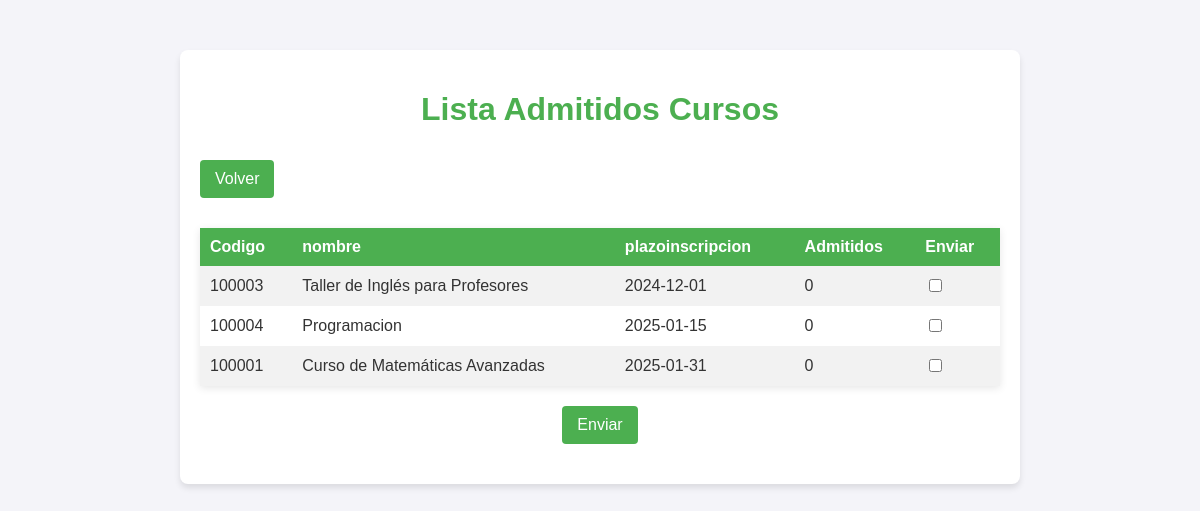
Page /verListadoAdmitidos.php on the committed database.
### tables this page shows
CREATE TABLE `cursos` (
  `codigo` int NOT NULL,
  `nombre` varchar(50) DEFAULT NULL,
  `abierto` tinyint(1) DEFAULT '0',
  `numeroplazas` int DEFAULT NULL,
  `plazoinscripcion` date DEFAULT NULL
);

### verListadoAdmitidos.php (the view, shortened to what this page needs)
<?php
include 'scriptsEnlaces/conexion.php';
try {
    $boton = $_POST['boton'];
    if ($boton != "Enviar") {
        $stmt = $enlace->prepare("select distinct cursos.codigo, cursos.nombre, cursos.plazoinscripcion, solicitudes.admitido from cursos inner join solicitudes on
            cursos.codigo=solicitudes.codigocurso where cursos.plazoinscripcion < Current_Date and solicitudes.admitido = 0");
        $stmt->execute();
        echo "<!DOCTYPE html>";
        echo "<html lang='es'>";
        echo "<head>";
        echo "<link rel='stylesheet' href='css/estilo.css'>";
        echo "</head>";
        echo "<body>";
        echo "<div class='container'>";
        echo "<h1>Lista Admitidos Cursos</h1>";
        echo "<button><a href='index.php'>Volver</a></button>";
        echo "<form action='?' method='post'>";
        echo "<table>";
        echo "<tr><th>Codigo</th><th>nombre</th><th>plazoinscripcion</th><th>Admitidos</th><th>Enviar</th></tr>";
        while ($fila = $stmt->fetch(PDO::FETCH_NUM)) {
            echo "<tr>";
            foreach ($fila as $datos) {
                echo "<td>$datos</td>";
            }
            echo "<td><input type='checkbox' name='cursos[]' value=$fila[0]></td>";
            echo "</tr>";
        }
        echo "</table>";
        echo "<input type='submit' name='boton' value='Enviar'>";
        echo "</form>";
        echo "</div>";
        echo "</body>";
        echo "</html>";
    }
} catch (PDOException $e) {
    echo "Error: " . $e->getMessage();
}

### css/estilo.css (style rules this page uses)
body { font-family: Arial, sans-serif; margin: 0; padding: 0; background-color: #f4f4f9; color: #333; }
.container { max-width: 800px; margin: 50px auto; background: #fff; padding: 20px; border-radius: 8px; box-shadow: 0 4px 6px rgba(0, 0, 0, 0.1); }
h1 { text-align: center; color: #4CAF50; }
form { margin-top: 20px; }
input[type="submit"] { background-color: #4CAF50; color: white; padding: 10px 15px; border: none; border-radius: 4px; cursor: pointer; font-size: 1em; display: block; margin: 20px auto; }
button { background-color: #4CAF50; color: white; padding: 10px 15px; border: none; border-radius: 4px; cursor: pointer; font-size: 1em; margin: 10px 0; }
button a { text-decoration: none; color: white; }
table { width: 100%; border-collapse: collapse; margin: 20px 0; font-size: 1em; box-shadow: 0 2px 8px rgba(0, 0, 0, 0.1); }
th, td { padding: 10px; text-align: left; }
th { background-color: #4CAF50; color: white; }
tr:nth-child(even) { background-color: #f2f2f2; }
a { text-decoration: none; color: inherit; }

### rows in the picture
cursos: codigo "100003", nombre "Taller de Inglés para Profesores", plazoinscripcion "2024-12-01", datos "0"
cursos: codigo "100004", nombre "Programacion", plazoinscripcion "2025-01-15", datos "0"
cursos: codigo "100001", nombre "Curso de Matemáticas Avanzadas", plazoinscripcion "2025-01-31", datos "0"
